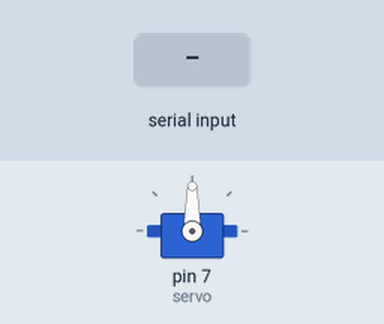
This sketch was run on a simulated Arduino Uno, built with avr-gcc and run on an emulated ATmega328P. Shown: servo. The test bench sets the inputs (shaded band).

Above: at 1.2 s.
1.3 s: "90,45\n" received over Serial
At 3.1 s:
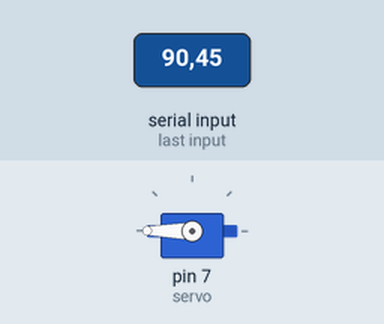
Timing chart, 0 to 4.6 s (numbered marks = the images above; inputs shaded):
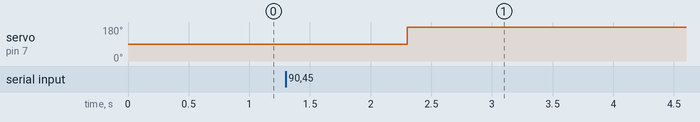

Measured:
- after the input at 1.3 s, servo on pin 7 (servo): 90° → 180° after 1.0 s

The sketch:

servo_ctrl.ino
```cpp
#include <Servo.h>
Servo servo;
int angle = 90;
//byte center = 90;

void setup() {
  servo.attach(7);
  Serial.begin(115200);
  servo.write(angle);

}

void loop() {
/*if (Serial.available() > 0)
  Serial.println("aboba!");
  delay(900);*/
  if (Serial.available() > 0) {
    angle += Serial.readString().toInt();
    servo.write(angle);
  }
  if (angle < 0){
    angle = 0;
  }
  else if (angle > 180) {
    angle = 180;
  }
}
```
